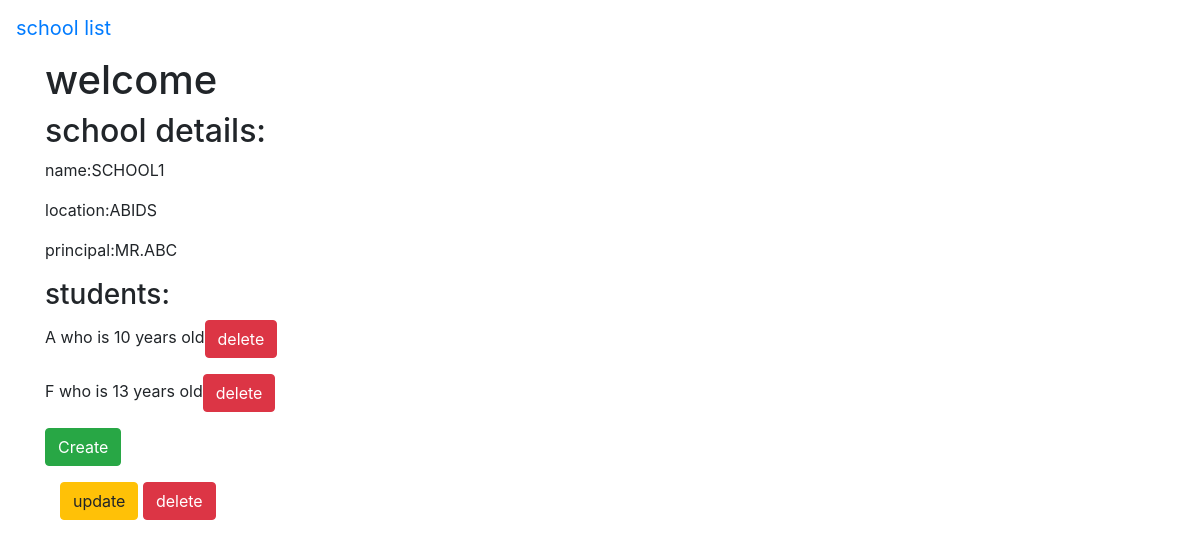
/basic_app/1/, run on the app's committed database.
### basic_app/models.py (models this page shows, shortened)
class School(models.Model):
    name =models.CharField(max_length=264,unique=True)
    principal =models.CharField(max_length=264)
    location =models.CharField(max_length=264)

### basic_app2/models.py (models this page shows, shortened)
class Student(models.Model):
    name =models.CharField(max_length=264)
    age =models.PositiveIntegerField()
    school =models.ForeignKey(School,related_name='student')

### basic_app/views.py (the view)
# urls.py: url(r'^(?P<pk>\d+)/$',views.SchoolDetailView.as_view(),name='detail'),
class SchoolDetailView(DetailView):
    context_object_name = 'school_detail'
    model = models.School
    Template_name = 'basic_app/school_detail.html'

### basic_app/template/basic_app/school_detail.html
{% extends "basic_app/basic_app_base.html" %}
{% block body_block %}
<div>
	<h1>welcome</h1>
	<h2>school details:</h2>
	<p>name:{{school_detail.name}}</p>
	<p>location:{{school_detail.location}}</p>
	<p>principal:{{school_detail.principal}}</p>
    <h3>students:</h3>
     {% for student in school_detail.student.all %}
	<p>{{student.name}} who is {{student.age}} years old<a class="btn btn-danger" href="{% url 'basic_app2:delete' pk=student.pk %}">delete</a></p>
     {% endfor %}
	<p>
	 <a class="btn btn-success" href="{% url 'basic_app2:create' %}">Create</a>
	</p>
</div>
<div class="container" >
	<p><a class="btn btn-warning" href="{% url 'basic_app:update' pk=school_detail.pk %}">update</a>
	<a class="btn btn-danger" href="{% url 'basic_app:delete' pk=school_detail.pk %}">delete</a>
   </p>
</div>
{% endblock %}

### data on the page
School: name "SCHOOL1", location "ABIDS", principal "MR.ABC"
Student: name "A", age "10"
Student: name "F", age "13"
